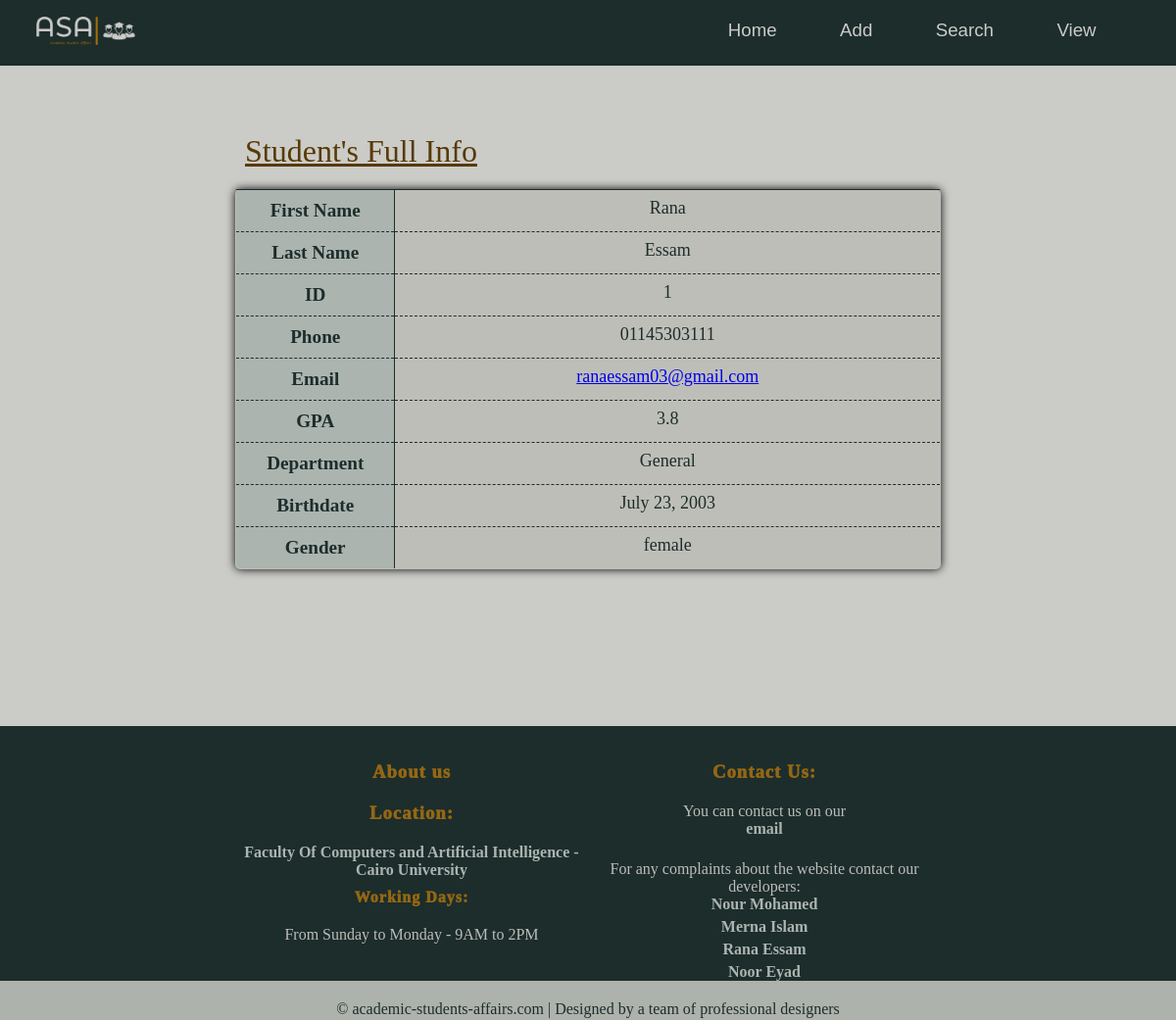
/studentInfo/1, run on an earlier commit of the app's database.
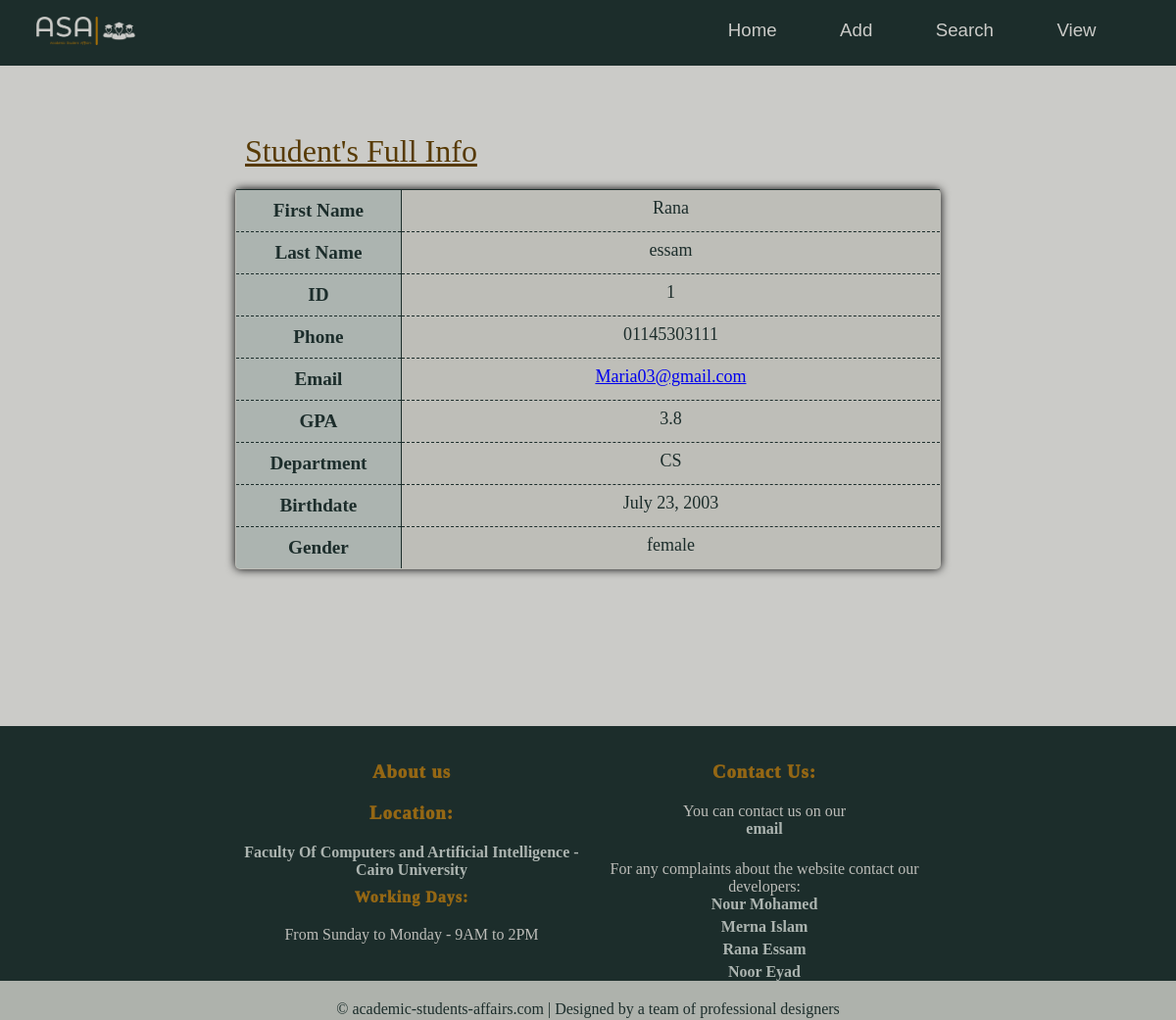
And on a later commit of the database.
### students/models.py (models this page shows)
class Member(models.Model):
    firstname = models.CharField(max_length=255)
    lastname = models.CharField(max_length=255)
    email = models.CharField(max_length = 50)
    phone = models.CharField(max_length=15)
    gpa = models.FloatField()
    level = models.IntegerField()
    birthdate = models.DateField()
    gender = models.CharField(max_length=6)
    dep = models.CharField(max_length= 10,  default='General')
    state = models.BooleanField(default= False)

### students/views.py (the view)
# urls.py: path('studentInfo/<int:id>', views.studentInfo, name='studentInfo'),
def studentInfo(request, id):
  mymember = Member.objects.get(id = id)
  template = loader.get_template('student_info.html')
  context = {
    'std': mymember,
  }
  return HttpResponse(template.render(context, request))

### students/templates/student_info.html (shortened to what this page needs)
{% extends "master.html" %}
{% load static %}
{% block stylesheet %}
<link rel="stylesheet" href="{% static 'view_more_info.css' %}">
{% endblock %}
{% block content %}
<br>
<br>
    <table>
        <caption>Student's Full Info</caption>
        <tr class="dark", style="border-bottom: 1px dashed #1c2d2b;">
            <th >First Name</th>
            <td id = "firstName">{{std.firstname}}</td>
        </tr>
        <tr style="border-bottom: 1px dashed #1c2d2b;">
            <th >Last Name</th>
            <td id = "lastName">{{std.lastname}}</td>
        </tr>
        <tr  style="border-bottom: 1px dashed #1c2d2b;">
            <th>ID</th>
            <td id = "id">{{std.id}}</td>
        </tr>
        <tr style="border-bottom: 1px dashed #1c2d2b;">
            <th >Phone</th>
            <td id = "phone">{{std.phone}}</td>
        </tr>
        <tr  style="border-bottom: 1px dashed #1c2d2b;">
            <th >Email</th>
            <td id = "email"><a href= "mailto"+ {{std.email}}>{{std.email}}</a></td>
        </tr>
        <tr style="border-bottom: 1px dashed #1c2d2b;">
            <th >GPA</th>
            <td id ="gpa">{{std.gpa}}</td>
        </tr>
        <tr class="dark", style="border-bottom: 1px dashed #1c2d2b;">
            <th >Department</th>
            <td id = "department">{{std.dep}}</td>
        </tr>
        <tr style="border-bottom: 1px dashed #1c2d2b;">
            <th >Birthdate</th>
            <td id = "birthdate">{{std.birthdate}}</td>
        </tr>
        <tr  style="border-bottom: 1px dashed #1c2d2b;">
            <th >Gender</th>
            <td id = "gender">{{std.gender}}</td>
        </tr>
    </table>
{% endblock %}

What changed in the data, as far as the page shows it:
changed Member "Rana": lastname "Essam" → "essam"; email "ranaessam03@gmail.com" → "Maria03@gmail.com"; dep "General" → "CS"
